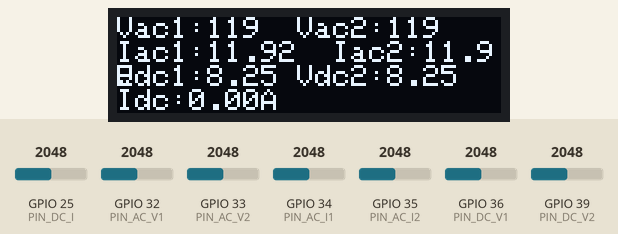
This sketch was run on a simulated ESP32. On the bench: 128×32 one-colour display. The inputs (shaded band) are chosen by the test bench; at power-on: GPIO 25 (PIN_DC_I) = 2048, GPIO 32 (PIN_AC_V1) = 2048, GPIO 33 (PIN_AC_V2) = 2048, GPIO 34 (PIN_AC_I1) = 2048, GPIO 35 (PIN_AC_I2) = 2048, GPIO 36 (PIN_DC_V1) = 2048, GPIO 39 (PIN_DC_V2) = 2048 (analog values on the 0–4095 scale).

Above: at 2.2 s.
2.3 s: GPIO 25 (PIN_DC_I) set to 2866
At 2.61 s:
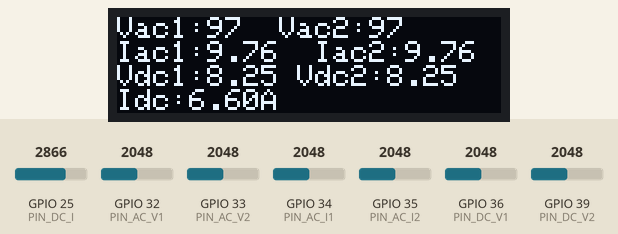
4.0 s: GPIO 32 (PIN_AC_V1) set to 2866
At 4.23 s:
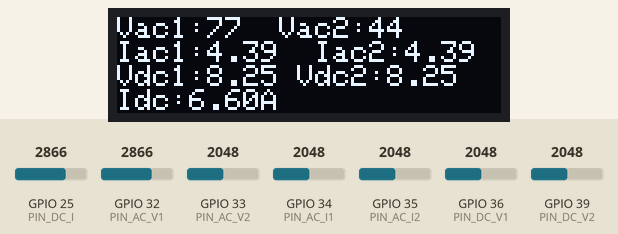
5.6 s: GPIO 33 (PIN_AC_V2) set to 2866
At 5.85 s:
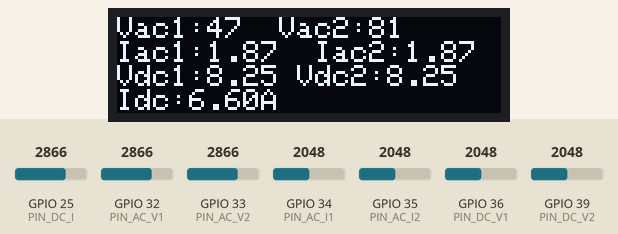
7.2 s: GPIO 34 (PIN_AC_I1) set to 2866
At 7.47 s:
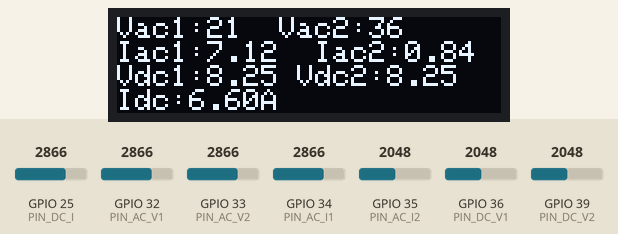
8.8 s: GPIO 35 (PIN_AC_I2) set to 2866
At 9.09 s:
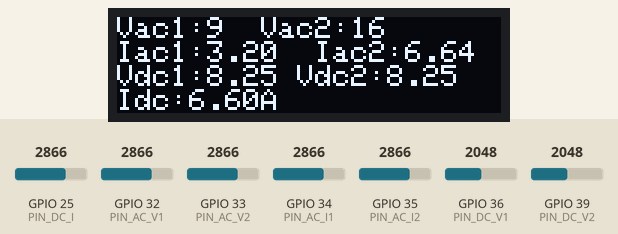
10.4 s: GPIO 36 (PIN_DC_V1) set to 2866
At 10.72 s:
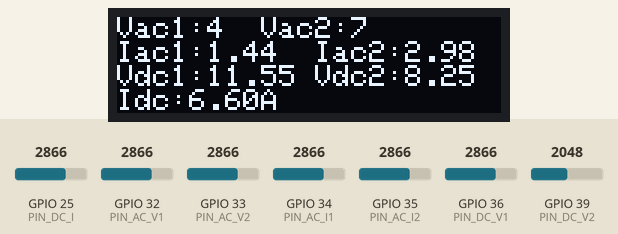
Timing chart, 0 to 13.1 s (numbered marks = the images above; inputs shaded):
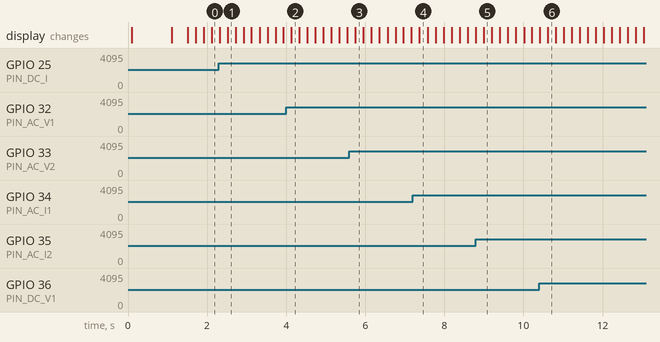

The sketch:

PowerSystem_sensor.ino
```cpp
/*
  ESP32-WROOM-DA Power Monitor
  Core 0: High-rate sampling + RMS/avg computation
  Core 1: OLED display + UART command handling

  Sensors (7 total):
    AC Voltage (RMS):  ZMPT101B  -> GPIO32, GPIO33
    AC Current (RMS):  ACS712-20A -> GPIO34, GPIO35
    DC Voltage (avg):  5:1 divider -> GPIO36 (VP), GPIO39 (VN)
    DC Current (avg):  ACS712-20A -> GPIO25

  OLED: Adafruit_SSD1305, 128x32, SPI
    MOSI 23, CLK 18, DC 16, CS 5, RST 17

  UART: Send "GET" or "R" to receive one-line JSON with all 7 values.
*/

#include <Adafruit_GFX.h>
#include <Adafruit_SSD1305.h>


#include <Power_System.h>

// =================== STATE (shared between cores) ===================
typedef struct {
  // computed values
  float ac_v_rms_1;
  float ac_v_rms_2;
  float ac_i_rms_1;
  float ac_i_rms_2;
  float dc_v_1;
  float dc_v_2;
  float dc_i;       // average (A)

  // raw offsets (learned or fixed)
  float zmpt_mean_v1;
  float zmpt_mean_v2;
  float acs_mean_i1;
  float acs_mean_i2;

  // timing/diag
  uint32_t last_update_ms;
} Measurements;

volatile Measurements g_meas = {0};

// Protect shared state
SemaphoreHandle_t g_measMutex;

// =================== OLED ===================
Adafruit_SSD1305 display(OLED_W, OLED_H, &SPI, OLED_DC, OLED_RST, OLED_CS);

// =================== UTILS ===================
static inline void lockMeas()   { xSemaphoreTake(g_measMutex, portMAX_DELAY); }
static inline void unlockMeas() { xSemaphoreGive(g_measMutex); }

// Running mean (for AC offset tracking)
struct RunningMean {
  float mean = 0.0f;
  float alpha;  // 0..1, closer to 0 = slower
  RunningMean(float alpha_=0.001f) : alpha(alpha_) {}
  inline float update(float x) { mean += alpha * (x - mean); return mean; }
};

// =================== TASKS ===================
TaskHandle_t samplerTaskHandle = nullptr;
TaskHandle_t uiTaskHandle = nullptr;

// Core 0: high-rate sampling + RMS/avg calculations
void samplerTask(void* pv) {
  analogReadResolution(12);
  analogSetAttenuation(ADC_11db);
  analogSetPinAttenuation(PIN_DC_I, ADC_11db);

  for (int i=0; i<100; ++i) { (void)analogRead(PIN_AC_I1); (void)analogRead(PIN_AC_I2); vTaskDelay(pdMS_TO_TICKS(2)); }

  RunningMean v1_mean(0.0005f), v2_mean(0.0005f), i1_mean(0.0005f), i2_mean(0.0005f);

  const uint32_t windowSamples = (uint32_t)(SAMPLE_RATE_HZ * RMS_WINDOW_SEC);
  const TickType_t tick = pdMS_TO_TICKS(1);                   // 1 ms cadence
  const uint32_t SAMPLES_PER_TICK = max<uint32_t>(1, SAMPLE_RATE_HZ / 1000);

  uint32_t n = 0, sinceYield = 0;
  double sumsq_v1=0, sumsq_v2=0, sumsq_i1=0, sumsq_i2=0;
  double sum_dc_v1=0, sum_dc_v2=0, sum_dc_i=0;

  TickType_t nextWake = xTaskGetTickCount();

  for (;;) {
    // --- take a small batch each millisecond ---
    for (uint32_t k=0; k<SAMPLES_PER_TICK; ++k) {
      uint16_t r_v1 = analogRead(PIN_AC_V1);
      uint16_t r_v2 = analogRead(PIN_AC_V2);
      uint16_t r_i1 = analogRead(PIN_AC_I1);
      uint16_t r_i2 = analogRead(PIN_AC_I2);
      uint16_t r_dv1= analogRead(PIN_DC_V1);
      uint16_t r_dv2= analogRead(PIN_DC_V2);
      uint16_t r_di = analogRead(PIN_DC_I);

      float v_v1 = countsToVolts(r_v1);
      float v_v2 = countsToVolts(r_v2);
      float v_i1 = countsToVolts(r_i1);
      float v_i2 = countsToVolts(r_i2);
      float v_dv1= countsToVolts(r_dv1);
      float v_dv2= countsToVolts(r_dv2);
      float v_di = countsToVolts(r_di);

      float mu_v1 = v1_mean.update(v_v1);
      float mu_v2 = v2_mean.update(v_v2);
      float mu_i1 = i1_mean.update(v_i1);
      float mu_i2 = i2_mean.update(v_i2);

      float ac_v1 = v_v1 - mu_v1;
      float ac_v2 = v_v2 - mu_v2;
      float ac_i1 = v_i1 - mu_i1;
      float ac_i2 = v_i2 - mu_i2;

      sumsq_v1 += (double)ac_v1 * (double)ac_v1;
      sumsq_v2 += (double)ac_v2 * (double)ac_v2;
      sumsq_i1 += (double)ac_i1 * (double)ac_i1;
      sumsq_i2 += (double)ac_i2 * (double)ac_i2;

      sum_dc_v1 += v_dv1;
      sum_dc_v2 += v_dv2;
      sum_dc_i  += v_di;

      n++; sinceYield++;
    }

    // publish when window is full
    if (n >= windowSamples) {
      float vrms1_pin = sqrtf((float)(sumsq_v1 / n));
      float vrms2_pin = sqrtf((float)(sumsq_v2 / n));
      float irms1_pin = sqrtf((float)(sumsq_i1 / n));
      float irms2_pin = sqrtf((float)(sumsq_i2 / n));

      float ac_v_rms_1 = vrms1_pin * ZMPT_V_PER_V1;
      float V1_adj = (V1_NOMINAL - ac_v_rms_1) * V1_adj_k;
      ac_v_rms_1 = vrms1_pin * (ZMPT_V_PER_V1 - V1_adj);

      float ac_v_rms_2 = vrms2_pin * ZMPT_V_PER_V2;
      float V2_adj = (V2_NOMINAL - ac_v_rms_2) * V2_adj_k;
      ac_v_rms_2 = vrms2_pin * (ZMPT_V_PER_V2 - V2_adj);

      float ac_i_rms_1 = irms1_pin / ACS712_SENS_V_PER_A;
      float ac_i_rms_2 = irms2_pin / ACS712_SENS_V_PER_A;

      float dc_v_1 = (float)(sum_dc_v1 / n) * DIVIDER_GAIN1;
      float dc_v_2 = (float)(sum_dc_v2 / n) * DIVIDER_GAIN2;

      float di_avg_pin = (float)(sum_dc_i / n);
      float dc_i = (di_avg_pin - ACS_MID_V_DC) / ACS712_SENS_V_PER_ADC;

      lockMeas();
      g_meas.ac_v_rms_1 = ac_v_rms_1;
      g_meas.ac_v_rms_2 = ac_v_rms_2;
      g_meas.ac_i_rms_1 = ac_i_rms_1;
      g_meas.ac_i_rms_2 = ac_i_rms_2;
      g_meas.dc_v_1     = dc_v_1;
      g_meas.dc_v_2     = dc_v_2;
      g_meas.dc_i       = dc_i;
      g_meas.last_update_ms = millis();
      unlockMeas();

      n = 0;
      sumsq_v1 = sumsq_v2 = sumsq_i1 = sumsq_i2 = 0.0;
      sum_dc_v1 = sum_dc_v2 = sum_dc_i = 0.0;
    }

    // --- guaranteed yield point every 1 ms ---
    vTaskDelayUntil(&nextWake, tick);

    // safety: if we ever loop extremely fast, still yield every ~250 samples
    if (sinceYield >= 250) { sinceYield = 0; vTaskDelay(1); }
  }
}


// Core 1: OLED + UART
void uiTask(void* pv) {
  uint32_t lastOLED = 0;
  uint32_t lastTxMs = 0;
  String cmd;

  for (;;) {
    // UART command (simple line reader)
    while (Serial2.available()) {
      char c = (char)Serial2.read();
      if (c == '\n' || c == '\r') {
        // handle
        if (cmd.length() > 0) {
          if (cmd.equalsIgnoreCase("GET") || cmd.equalsIgnoreCase("R")) {
            uint32_t now = millis();
            if (now - lastTxMs >= JSON_RATE_LIMIT_MS) {
              Measurements snap;
              lockMeas(); memcpy((void*)&snap, (const void*)&g_meas, sizeof(snap)); unlockMeas();
              // JSON line (compact)
              Serial2.print("{\"ac_v1\":"); Serial2.print(snap.ac_v_rms_1, 3);
              Serial2.print(",\"ac_v2\":"); Serial2.print(snap.ac_v_rms_2, 3);
              Serial2.print(",\"ac_i1\":"); Serial2.print(snap.ac_i_rms_1, 3);
              Serial2.print(",\"ac_i2\":"); Serial2.print(snap.ac_i_rms_2, 3);
              Serial2.print(",\"dc_v1\":"); Serial2.print(snap.dc_v_1, 3);
              Serial2.print(",\"dc_v2\":"); Serial2.print(snap.dc_v_2, 3);
              Serial2.print(",\"dc_i\":");  Serial2.print(snap.dc_i, 3);
              Serial2.print("}\n");
              lastTxMs = now;
            }
          }
          cmd = "";
        }
      } else {
        if (cmd.length() < 64) cmd += c;
      }
    }

    // OLED update
    uint32_t now = millis();
    if (now - lastOLED >= OLED_UPDATE_MS) {
      Measurements snap;
      lockMeas(); memcpy((void*)&snap, (const void*)&g_meas, sizeof(snap)); unlockMeas();

      display.clearDisplay();
      display.setTextSize(1);
      display.setTextColor(WHITE);

      // 4 lines max on 32px height; pack 2 items per line
      // L1: AC V
      display.setCursor(0, 0);
      display.print("Vac1:");
      display.print(snap.ac_v_rms_1, 0);
      display.print("  Vac2:");
      display.print(snap.ac_v_rms_2, 0);

      // L2: AC I
      display.setCursor(0, 8);
      display.print("Iac1:");
      display.print(snap.ac_i_rms_1, 2);
      display.print("  Iac2:");
      display.print(snap.ac_i_rms_2, 2);

      // L3: DC V
      display.setCursor(0, 16);
      display.print("Vdc1:");
      display.print(snap.dc_v_1, 2);
      display.print(" Vdc2:");
      display.print(snap.dc_v_2, 2);

      // L4: DC I
      display.setCursor(0, 24);
      display.print("Idc:");
      display.print(snap.dc_i, 2);
      display.print("A");

      display.display();
      lastOLED = now;
    }

    vTaskDelay(pdMS_TO_TICKS(5));
  }
}

// =================== SETUP/LOOP ===================
void setup() {
  // No WiFi needed (keep ADC2 free for GPIO25)
  esp_bt_controller_disable();
  esp_wifi_stop();
  esp_wifi_deinit();

  // Serial2/UART2
  Serial2.begin(UART_BAUD, SERIAL_8N1, UART2_RX, UART2_TX);
  delay(50);

  // OLED SPI pins
  SPI.begin(OLED_CLK, /*MISO*/ -1, OLED_MOSI, OLED_CS);
  if (!display.begin(0x3C)) { // param ignored for SPI, but begin() must be called
    // Some Adafruit_SSD1305 variants require begin() without address; keep as-is
  }
  display.clearDisplay();
  display.setTextSize(1);
  display.setTextColor(WHITE);
  display.setCursor(0, 0);
  display.println("Power Monitor");
  display.setCursor(0, 10);
  display.println("Init...");
  display.display();

  delay(1000);

  // Prepare shared mutex
  g_measMutex = xSemaphoreCreateMutex();

  // Start tasks
  xTaskCreatePinnedToCore(samplerTask, "sampler", 8192, nullptr, 3, &samplerTaskHandle, 0); // Core 0
  xTaskCreatePinnedToCore(uiTask,       "ui_uart", 8192, nullptr, 2, &uiTaskHandle,       1); // Core 1
}

void loop() {
  // not used; everything is in FreeRTOS tasks
}
```

Power_System.h
```cpp
#ifndef POWER_SYSTEM_H
#define POWER_SYSTEM_H

#include <Arduino.h>

// =================== SENSOR MODULE CONFIGURATION ===================

// ===== Pin Definitions =====
// AC Voltage Sensors (ZMPT101B)
#define PIN_AC_V1           32
#define PIN_AC_V2           33

// AC Current Sensors (ACS712-20A)
#define PIN_AC_I1           34
#define PIN_AC_I2           35

// DC Voltage Sensors (5:1 Divider)
#define PIN_DC_V1           36  // VP
#define PIN_DC_V2           39  // VN

// DC Current Sensor (ACS712-20A)
#define PIN_DC_I            25

// OLED Display (SSD1305, 128x32, SPI)
#define OLED_MOSI           23
#define OLED_CLK            18
#define OLED_DC             16
#define OLED_CS             5
#define OLED_RST            17
#define OLED_W              128
#define OLED_H              32

// UART2 Communication
#define UART2_RX            21
#define UART2_TX            22
#define UART_BAUD           115200

// ===== Sensor Calibration Constants =====

// ADC Configuration
#define ADC_RESOLUTION      12      // 12-bit ADC (0-4095)
#define ADC_VREF            3.3f    // Reference voltage
#define ADC_MAX_COUNT       4095.0f // Maximum ADC count

// ADC to Voltage Conversion
#define countsToVolts(counts) ((float)(counts) * ADC_VREF / ADC_MAX_COUNT)

// ZMPT101B AC Voltage Sensors
#define ZMPT_V_PER_V1       100.0f  // Voltage scaling factor for channel 1
#define ZMPT_V_PER_V2       100.0f  // Voltage scaling factor for channel 2
#define V1_NOMINAL          120.0f  // Nominal voltage for calibration
#define V2_NOMINAL          120.0f  // Nominal voltage for calibration
#define V1_adj_k            0.01f   // Adjustment factor for V1
#define V2_adj_k            0.01f   // Adjustment factor for V2

// ACS712-20A Current Sensors
#define ACS712_SENS_V_PER_A     0.1f    // Sensitivity: 100mV/A for 20A version
#define ACS712_SENS_V_PER_ADC   0.1f    // Sensitivity for ADC version
#define ACS_MID_V_DC            1.65f   // Midpoint voltage for DC current sensor

// DC Voltage Dividers (5:1 ratio)
#define DIVIDER_GAIN1       5.0f    // Voltage divider gain for battery 1
#define DIVIDER_GAIN2       5.0f    // Voltage divider gain for battery 2

// ===== Sampling Configuration =====
#define SAMPLE_RATE_HZ      1000    // ADC sampling rate (Hz)
#define RMS_WINDOW_SEC      0.1f    // RMS calculation window (seconds)

// ===== Timing Configuration =====
#define OLED_UPDATE_MS      200     // OLED display update interval
#define JSON_RATE_LIMIT_MS  50      // Minimum time between JSON responses

// ===== Battery Management Constants =====

// SOC Voltage Thresholds (from master controller)
#define V_OFFLINE           10.0f   // Below this = offline/damaged
#define V_SOC0_MIN          10.0f   // 0% SOC minimum voltage
#define V_SOC25_MIN         12.0f   // 25% SOC minimum voltage
#define V_SOC50_MIN         13.15f  // 50% SOC minimum voltage
#define V_SOC75_MIN         13.20f  // 75% SOC minimum voltage
#define V_SOC100_MIN        13.33f  // 100% SOC minimum voltage

// Battery Full Detection
#define FULL_CURRENT_THRESH 0.5f    // Current threshold for "full" detection (A)
#define FULL_STABLE_MS      5000    // Time current must be below threshold (ms)

// Timing Constants
#define CHARGER_REST_MS     7000    // Rest time between charger connections (ms)
#define CHARGE_MIN_DWELL_MS 10000   // Minimum time on charger (ms)

// ===== Communication Protocol =====

// JSON Field Names
#define JSON_AC_V1          "ac_v1"
#define JSON_AC_V2          "ac_v2"
#define JSON_AC_I1          "ac_i1"
#define JSON_AC_I2          "ac_i2"
#define JSON_DC_V1          "dc_v1"
#define JSON_DC_V2          "dc_v2"
#define JSON_DC_I           "dc_i"

// Command Strings
#define CMD_GET             "GET"
#define CMD_READ            "R"

// ===== Utility Macros =====

// Math helpers
#define ABS(x)              ((x) < 0 ? -(x) : (x))
#define MIN(a, b)           ((a) < (b) ? (a) : (b))
#define MAX(a, b)           ((a) > (b) ? (a) : (b))
#define CONSTRAIN(x, a, b)  ((x) < (a) ? (a) : ((x) > (b) ? (b) : (x)))

// Voltage to SOC conversion
inline uint8_t voltageToSOC(float voltage) {
    if (voltage < V_OFFLINE) return 255;        // Offline marker
    if (voltage >= V_SOC100_MIN) return 100;
    if (voltage >= V_SOC75_MIN) return 75;
    if (voltage >= V_SOC50_MIN) return 50;
    if (voltage >= V_SOC25_MIN) return 25;
    if (voltage >= V_SOC0_MIN) return 0;
    return 0;
}

// SOC to string conversion
inline const char* socToString(uint8_t soc) {
    switch (soc) {
        case 255: return "OFFLINE";
        case 100: return "100%";
        case 75:  return "75%";
        case 50:  return "50%";
        case 25:  return "25%";
        case 0:   return "0%";
        default:  return "UNKNOWN";
    }
}

// ===== Debug Configuration =====
#ifdef DEBUG_POWER_SYSTEM
    #define DEBUG_PRINT(x)      Serial.print(x)
    #define DEBUG_PRINTLN(x)    Serial.println(x)
    #define DEBUG_PRINTF(...)   Serial.printf(__VA_ARGS__)
#else
    #define DEBUG_PRINT(x)
    #define DEBUG_PRINTLN(x)
    #define DEBUG_PRINTF(...)
#endif

// ===== Error Codes =====
enum PowerSystemError {
    PS_OK = 0,
    PS_ERROR_SENSOR_INIT,
    PS_ERROR_OLED_INIT,
    PS_ERROR_UART_INIT,
    PS_ERROR_JSON_PARSE,
    PS_ERROR_ADC_READ,
    PS_ERROR_COMMUNICATION,
    PS_ERROR_BATTERY_OFFLINE,
    PS_ERROR_RELAY_FAULT,
    PS_ERROR_POWER_OUTAGE
};

// ===== System States =====
enum SystemState {
    STATE_INIT = 0,
    STATE_NORMAL_OPERATION,
    STATE_POWER_OUTAGE,
    STATE_BATTERY_FAULT,
    STATE_COMMUNICATION_FAULT,
    STATE_EMERGENCY_SHUTDOWN
};

// ===== Battery Connection States =====
enum BatteryConnection {
    CONN_INVERTER = 0,
    CONN_CHARGER = 1
};

// ===== Function Prototypes =====

// Sensor functions
float readACVoltage(uint8_t channel);
float readACCurrent(uint8_t channel);
float readDCVoltage(uint8_t channel);
float readDCCurrent(void);

// Calibration functions
void calibrateSensors(void);
float applyCalibration(float rawValue, uint8_t sensorType, uint8_t channel);

// Communication functions
bool sendMeasurements(void);
bool parseMeasurementRequest(const String& request);

// Display functions
void updateOLEDDisplay(void);
void displaySystemStatus(void);
void displayError(PowerSystemError error);

// Utility functions
float calculateRMS(float* samples, uint16_t count);
float calculateAverage(float* samples, uint16_t count);
bool isValidMeasurement(float value, float minVal, float maxVal);

#endif // POWER_SYSTEM_H
```
